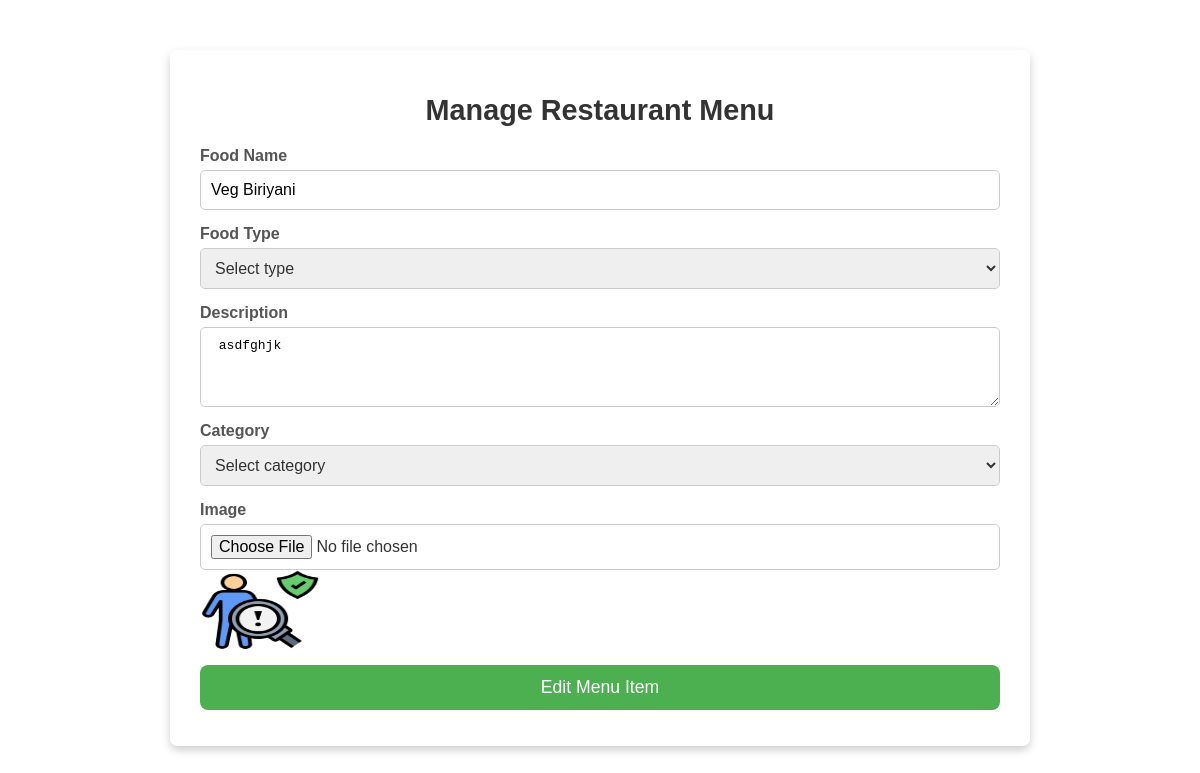
Page /edit_menu/2 on the committed database.
### SportComApp/models.py (models this page shows)
class RestaurantMenuTable(models.Model):
    RESTAURANT = models.ForeignKey(RestaurantTable, on_delete=models.CASCADE)
    FoodName = models.CharField(max_length=50, blank=True, null=True)
    Type = models.CharField(max_length=30, null=True, blank=True)
    Image = models.FileField(null=True, blank=True)
    Details = models.CharField(max_length=500, null=True, blank=True)
    Category = models.CharField(max_length=50, null=True, blank=True)
    is_active = models.BooleanField(default=True)
    created_at = models.DateTimeField(auto_now_add=True, null=True, blank=True)
    updated_at = models.DateTimeField(auto_now_add=True, null=True, blank=True)

### SportComApp/views.py (the view, shortened to what this page needs)
# urls.py: path('edit_menu/<int:menu_id>', EditMenu.as_view(), name="edit_menu"),
class EditMenu(View):
    def get(self, request, menu_id):
        obj = RestaurantMenuTable.objects.get(id=menu_id)
        return render(request, "RESTAURANT/edit_menu.html", {'menu': obj})

### templates/RESTAURANT/edit_menu.html (shortened to what this page needs)
{% load static %}
<html lang="en">
<head>
    <link rel="stylesheet" href="{% static 'styles/styles.css' %}">
</head>
<body>
<div class="menu-container">
    <h2>Manage Restaurant Menu</h2>
    <form action="#" method="post" enctype="multipart/form-data" class="menu-form">
        <div class="form-group">
            <label for="foodName">Food Name</label>
            <input type="text" id="foodName" name="FoodName" value="{{ menu.FoodName }}" required>
        </div>
        <div class="form-group">
            <label for="foodType">Food Type</label>
            <select id="foodType" name="Type" required>
                <option value="">Select type</option>
            </select>
        </div>
        <div class="form-group">
            <label for="description">Description</label>
            <textarea id="description" name="Details" required> {{ menu.Details }} </textarea>
        </div>
        <div class="form-group">
            <label for="category">Category</label>
            <select id="category" name="Category" required>
                <option value="">Select category</option>
            </select>
        </div>
        <div class="form-group">
            <label for="image">Image</label>
            <input type="file" id="image" name="Image" accept="image/*" required>
            <img src="{{ menu.Image.url }}" width=120 height=80>
        </div>
        <button type="submit" class="submit-btn">Edit Menu Item</button>
    </form>
</div>
</body>
</html>

### static/styles/styles.css (style rules this page uses)
h2 { text-align: center; color: #333; font-size: 1.8em; margin-bottom: 20px; }
.form-group { margin-bottom: 15px; }
label { display: block; margin-bottom: 5px; font-weight: bold; color: #555; }
input[type="text"], input[type="email"], input[type="tel"], select, input[type="file"] { width: 100%; padding: 10px; border: 1px solid #ccc; border-radius: 5px; box-sizing: border-box; font-size: 1em; }
.submit-btn { width: 100%; padding: 12px; background-color: #4CAF50; color: white; border: none; border-radius: 8px; font-size: 1.1em; cursor: pointer; transition: background-color 0.3s ease; }
.form-group select { color: #333; }
.menu-container { margin: 50px auto; width: 90%; max-width: 800px; background-color: rgba(255, 255, 255, 0.9); padding: 20px 30px; border-radius: 8px; box-shadow: 0px 4px 10px rgba(0, 0, 0, 0.2); }
.menu-container h2, .menu-container h3 { text-align: center; color: #333; margin-bottom: 20px; }
.menu-form .form-group { margin-bottom: 15px; }
.menu-form label { display: block; margin-bottom: 5px; font-weight: bold; color: #555; }
.menu-form input[type="text"], .menu-form select, .menu-form textarea { width: 100%; padding: 10px; border: 1px solid #ccc; border-radius: 5px; font-size: 1em; }
.menu-form textarea { resize: vertical; height: 80px; }

### rows in the picture
RestaurantMenuTable: FoodName "Veg Biriyani", Details "asdfghjk", Image (picture)
